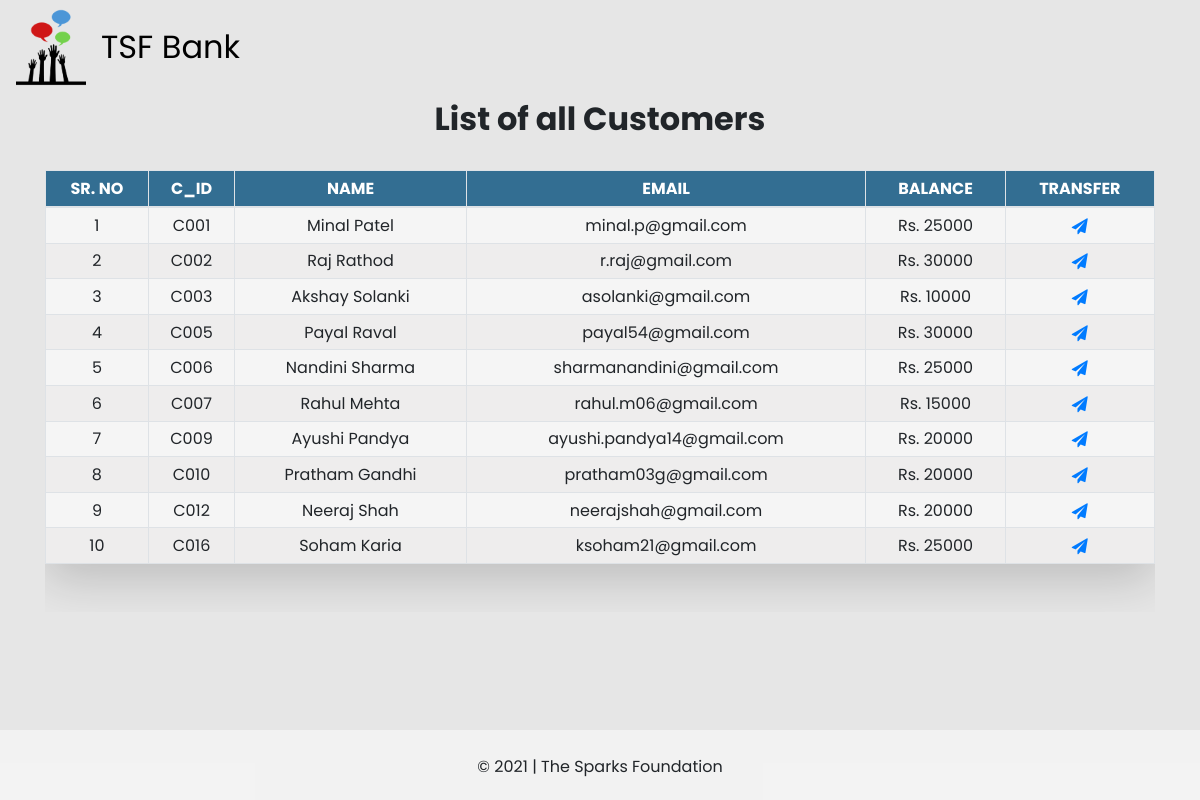
The app's page /view_customers.php with its own data.
### tables this page shows
CREATE TABLE `customers` (
  `C_ID` varchar(5) NOT NULL,
  `Name` text NOT NULL,
  `Email` varchar(50) NOT NULL,
  `Balance` int(10) NOT NULL
);

### view_customers.php (the view, shortened to what this page needs)
<html>
<head>
    <?php
        include 'links.php';
    ?>
</head>
<body style="background-color: rgb(230, 230, 230);">
<div class="page-container">
<div class="content-wrap">
    <nav class="navbar navbar-expand-lg" style="height: 100px;">
        <a class="navbar-brand" href="index.php" style="font-size: xx-large; color:black;"><img src="TSF Logo.png">TSF Bank</a>
    </nav>
    <div class="container text-center">
        <h2><B>List of all Customers</b></h2>
        <br>
        <div class="table-responsive">
            <table class="my-table table table-bordered text-center table-sm table-hover shadow-lg p-3 mb-5 rounded" name="my_table">
                <thead style="background-color: rgb(51, 110, 146); color: white;">
                <th>SR. NO</th>
                <th>C_ID</th>
                <th>NAME</th>
                <th>EMAIL</th>
                <th>BALANCE</th>
                <th>TRANSFER</th>
                </thead>
                <?php
                    $i = 1;
                    include 'connection.php';
                    $select = " SELECT * FROM `customers` ";
                    $query = mysqli_query($conn, $select);
                    while($res=mysqli_fetch_assoc($query)) {
                ?>
                    <tr class="text-center">
                        <td><?php echo $i++ ;?></td>
                        <td><?php echo $res['C_ID'] ;?></td>
                        <td><?php echo $res['Name'] ;?></td>
                        <td><?php echo $res['Email'] ;?></td>
                        <td><?php echo "Rs. " . $res['Balance'] ;?></td>
                        <td><a href="make_transaction.php?c_id=<?php echo $res['C_ID'] ;?>"><i class="fa fa-paper-plane"></i></a></td>
                    </tr>
                <?php
                    }
                ?>
            </table>
        </div>
    </div>
    <div class="text-center footer">
        &copy; 2021 | The Sparks Foundation
    </div>
</div>
</div>
</body>
</html>

### Style.css (style rules this page uses)
body, html { height: 100%; min-height: 100%; font-family: 'Poppins', sans-serif !important; padding-bottom: 60px; }
nav img { margin-right: 15px; width: 70px; }
nav { font-family: 'Poppins', sans-serif; }
.page-container { min-height: 100vh; position: relative; }
.content-wrap { padding-bottom: 5%; }
table { color: rgb(80, 80, 80); background-color: rgb(245, 245, 245); }
.my-table tr:nth-child(even) { background-color: rgb(238, 237, 237); }
td { vertical-align: middle; }
.footer { position: absolute; vertical-align: middle; bottom: 0; width: 100%; height: 70px; padding: 25px; background-color: rgba(255, 255, 255, 0.5); }
.fa-paper-plane { vertical-align: middle; padding-top: 5px; }

### records on screen
customers: C_ID "C001", Name "Minal Patel", Email "minal.p@gmail.com", Balance "25000"
customers: C_ID "C002", Name "Raj Rathod", Email "r.raj@gmail.com", Balance "30000"
customers: C_ID "C003", Name "Akshay Solanki", Email "asolanki@gmail.com", Balance "10000"
customers: C_ID "C005", Name "Payal Raval", Email "payal54@gmail.com", Balance "30000"
customers: C_ID "C006", Name "Nandini Sharma", Email "sharmanandini@gmail.com", Balance "25000"
customers: C_ID "C007", Name "Rahul Mehta", Email "rahul.m06@gmail.com", Balance "15000"
customers: C_ID "C009", Name "Ayushi Pandya", Email "ayushi.pandya14@gmail.com", Balance "20000"
customers: C_ID "C010", Name "Pratham Gandhi", Email "pratham03g@gmail.com", Balance "20000"
customers: C_ID "C012", Name "Neeraj Shah", Email "neerajshah@gmail.com", Balance "20000"
customers: C_ID "C016", Name "Soham Karia", Email "ksoham21@gmail.com", Balance "25000"
